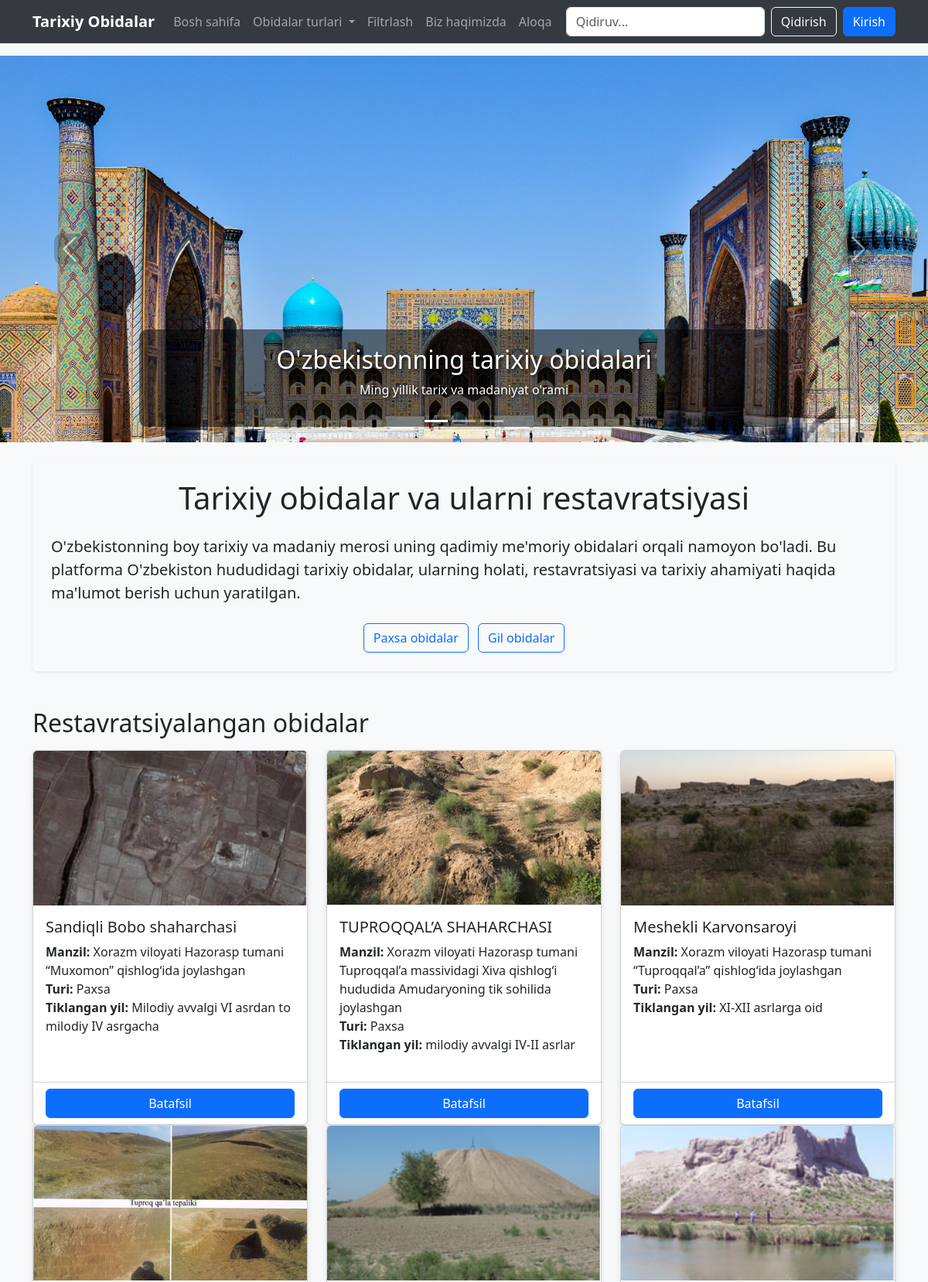
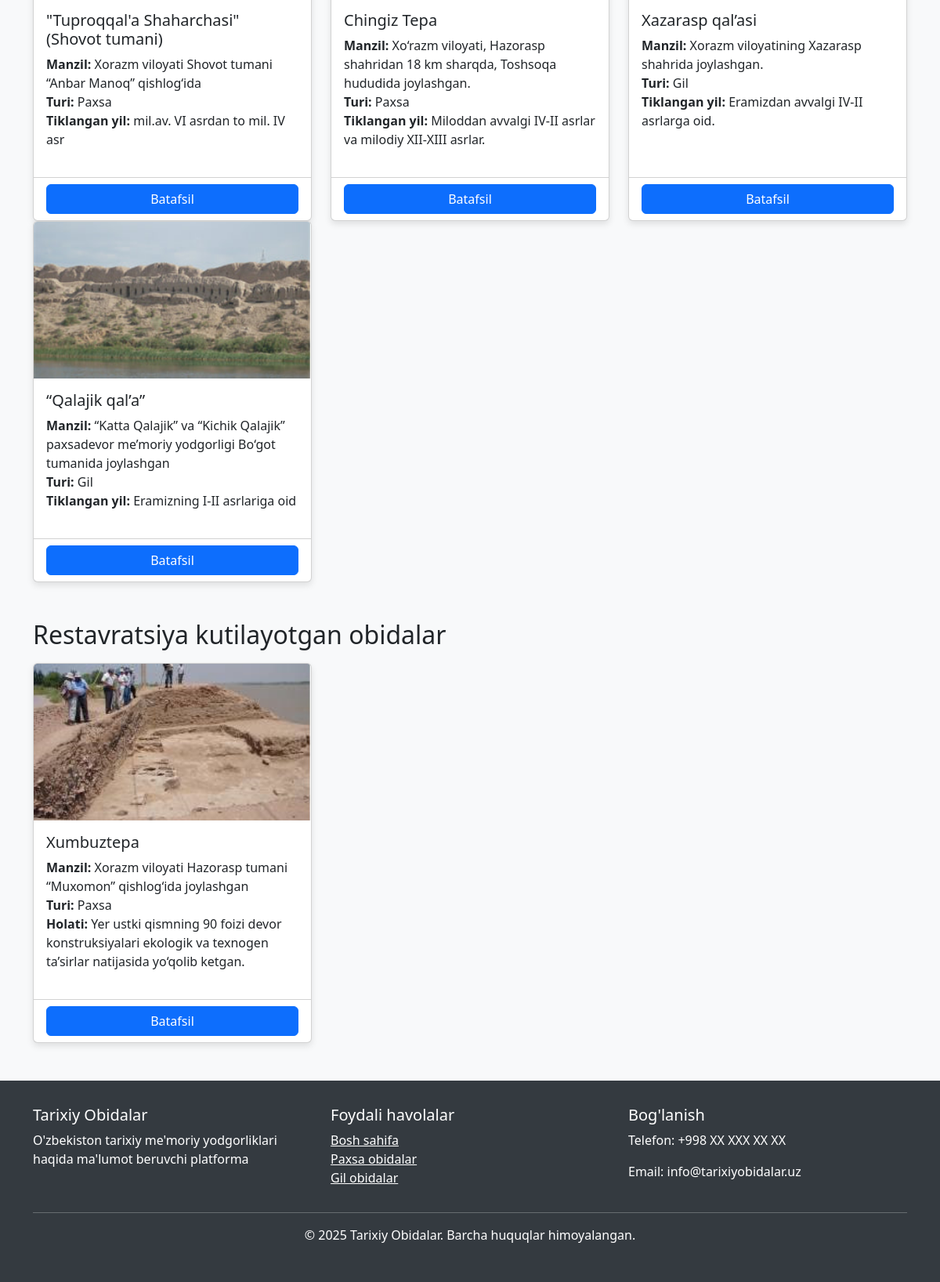
The page / on the database its author committed (2 pictures, top to bottom).
### tables this page shows
CREATE TABLE obidalar (
    id INTEGER PRIMARY KEY AUTOINCREMENT,
    nomi TEXT NOT NULL,
    tiklangan_yili TEXT,
    manzili TEXT,
    qurilish_materiallari TEXT,
    bosh_fasadi TEXT,
    olchamlari TEXT,
    tarixiy_malumot TEXT,
    texnik_holati TEXT,
    guruh TEXT CHECK(guruh IN ('Restavratsiyalangan', 'Restavratsiya kutilayotgan')),
    turi TEXT CHECK(turi IN ('Paxsa', 'Gil')),
    rasm_url TEXT,
    yaratilgan_sana TIMESTAMP DEFAULT CURRENT_TIMESTAMP,
    yangilangan_sana TIMESTAMP DEFAULT CURRENT_TIMESTAMP
);

### app.py (the view)
@app.route('/')
def index():
    conn = get_db_connection()
    obidalar = conn.execute('SELECT * FROM obidalar').fetchall()
    restavratsiyalangan = [obida for obida in obidalar if obida['guruh'] == 'Restavratsiyalangan']
    kutilayotgan = [obida for obida in obidalar if obida['guruh'] == 'Restavratsiya kutilayotgan']
    if 'user_id' in session:
        yangi_xabarlar = conn.execute('SELECT COUNT(*) FROM xabarlar WHERE oqilgan = 0').fetchone()[0]
        session['yangi_xabarlar'] = yangi_xabarlar
    conn.close()
    return render_template('index.html',
                           restavratsiyalangan=restavratsiyalangan,
                           kutilayotgan=kutilayotgan)

### app.py (called while the page is built)
def get_db_connection():
    conn = sqlite3.connect('obidalar.db')
    conn.row_factory = sqlite3.Row
    return conn

### templates/index.html (shortened to what this page needs)
{% extends "base.html" %}
{% block content %}
<div id="mainCarousel" class="carousel slide mb-4" data-bs-ride="carousel">
    <div class="carousel-indicators">
        <button type="button" data-bs-target="#mainCarousel" data-bs-slide-to="0" class="active"></button>
        <button type="button" data-bs-target="#mainCarousel" data-bs-slide-to="1"></button>
        <button type="button" data-bs-target="#mainCarousel" data-bs-slide-to="2"></button>
    </div>
    <div class="carousel-inner">
        <div class="carousel-item active">
            <img src="/static/images/carousel1.jpg" class="d-block w-100" alt="Tarixiy obidalar">
            <div class="carousel-caption d-none d-md-block">
                <h2>O'zbekistonning tarixiy obidalari</h2>
                <p>Ming yillik tarix va madaniyat o'rami</p>
            </div>
        </div>
    </div>
    <button class="carousel-control-prev" type="button" data-bs-target="#mainCarousel" data-bs-slide="prev">
        <span class="carousel-control-prev-icon" aria-hidden="true"></span>
    </button>
    <button class="carousel-control-next" type="button" data-bs-target="#mainCarousel" data-bs-slide="next">
        <span class="carousel-control-next-icon" aria-hidden="true"></span>
    </button>
</div>
<div class="container">
    <div class="row mb-5">
        <div class="col-12">
            <div class="p-4 bg-light rounded shadow-sm">
                <h1 class="text-center mb-4">Tarixiy obidalar va ularni restavratsiyasi</h1>
                <p class="lead">
                    O'zbekistonning boy tarixiy va madaniy merosi uning qadimiy me'moriy obidalari orqali namoyon bo'ladi.
                    Bu platforma O'zbekiston hududidagi tarixiy obidalar, ularning holati, restavratsiyasi va tarixiy ahamiyati
                    haqida ma'lumot berish uchun yaratilgan.
                </p>
                <div class="text-center mt-4">
                    <a href="{{ url_for('paxsa') }}" class="btn btn-outline-primary me-2">Paxsa obidalar</a>
                    <a href="{{ url_for('gil') }}" class="btn btn-outline-primary">Gil obidalar</a>
                </div>
            </div>
        </div>
    </div>
    <h2 class="mb-3">Restavratsiyalangan obidalar</h2>
    <div class="row mb-5">
        {% for obida in restavratsiyalangan %}
            <div class="col-md-4">
                <div class="card h-100">
                    {% if obida.rasm_url %}
                        <img src="{{ obida.rasm_url }}" class="card-img-top" alt="{{ obida.nomi }}" style="height: 200px; object-fit: cover;">
                    {% else %}
                        <img src="/static/images/no-image.jpg" class="card-img-top" alt="Rasm yo'q" style="height: 200px; object-fit: cover;">
                    {% endif %}
                    <div class="card-body">
                        <h5 class="card-title">{{ obida.nomi }}</h5>
                        <p class="card-text">
                            <strong>Manzil:</strong> {{ obida.manzili }}<br>
                            <strong>Turi:</strong> {{ obida.turi }}<br>
                            <strong>Tiklangan yil:</strong> {{ obida.tiklangan_yili or 'Ma\'lumot yo\'q' }}
                        </p>
                    </div>
                    <div class="card-footer bg-transparent">
                        <a href="{{ url_for('obida_view', id=obida.id) }}" class="btn btn-primary w-100">Batafsil</a>
                    </div>
                </div>
            </div>
        {% else %}
            <div class="col-12">
                <div class="alert alert-info">
                    Hozircha restavratsiyalangan obidalar ro'yxatga olinmagan.
                </div>
            </div>
        {% endfor %}
    </div>
    <h2 class="mb-3">Restavratsiya kutilayotgan obidalar</h2>
    <div class="row">
        {% for obida in kutilayotgan %}
            <div class="col-md-4">
                <div class="card h-100">
                    {% if obida.rasm_url %}
                        <img src="{{ obida.rasm_url }}" class="card-img-top" alt="{{ obida.nomi }}" style="height: 200px; object-fit: cover;">
                    {% else %}
                        <img src="/static/images/no-image.jpg" class="card-img-top" alt="Rasm yo'q" style="height: 200px; object-fit: cover;">
                    {% endif %}
                    <div class="card-body">
                        <h5 class="card-title">{{ obida.nomi }}</h5>
                        <p class="card-text">
                            <strong>Manzil:</strong> {{ obida.manzili }}<br>
                            <strong>Turi:</strong> {{ obida.turi }}<br>
                            <strong>Holati:</strong> {{ obida.texnik_holati }}
                        </p>
                    </div>
                    <div class="card-footer bg-transparent">
                        <a href="{{ url_for('obida_view', id=obida.id) }}" class="btn btn-primary w-100">Batafsil</a>
                    </div>
                </div>
            </div>
        {% else %}
            <div class="col-12">
                <div class="alert alert-info">
                    Hozircha restavratsiya kutilayotgan obidalar ro'yxatga olinmagan.
                </div>
            </div>
        {% endfor %}
    </div>
</div>
{% endblock %}

### templates/base.html (shortened to what this page needs)
<!DOCTYPE html>
<html lang="uz">
<head>
    <link href="https://cdn.jsdelivr.net/npm/bootstrap@5.3.0-alpha1/dist/css/bootstrap.min.css" rel="stylesheet">
</head>
<body>
    <nav class="navbar navbar-expand-lg navbar-dark sticky-top">
        <div class="container">
            <a class="navbar-brand" href="{{ url_for('index') }}">Tarixiy Obidalar</a>
            <div class="collapse navbar-collapse" id="navbarNav">
                <ul class="navbar-nav me-auto">
                    <li class="nav-item">
                        <a class="nav-link" href="{{ url_for('index') }}">Bosh sahifa</a>
                    </li>
                    <li class="nav-item dropdown">
                        <a class="nav-link dropdown-toggle" href="#" role="button" data-bs-toggle="dropdown">
                            Obidalar turlari
                        </a>
                    </li>
                    <li class="nav-item">
                        <a class="nav-link" href="{{ url_for('filtr') }}">Filtrlash</a>
                    </li>
                    <li class="nav-item">
                        <a class="nav-link" href="{{ url_for('biz_haqimizda') }}">Biz haqimizda</a>
                    </li>
                    <li class="nav-item">
                        <a class="nav-link" href="{{ url_for('aloqa') }}">Aloqa</a>
                    </li>
                </ul>
                <form class="d-flex me-2" action="{{ url_for('qidiruv') }}" method="get">
                    <input class="form-control me-2" type="search" name="q" placeholder="Qidiruv..."
                        aria-label="Search">
                    <button class="btn btn-outline-light" type="submit">Qidirish</button>
                </form>
                <div class="navbar-nav">
                    {% if session.get('user_id') %}
                    <div class="dropdown">
                        <button class="btn btn-primary dropdown-toggle" type="button" data-bs-toggle="dropdown">
                            {{ session.get('username') }}
                        </button>
                        <ul class="dropdown-menu dropdown-menu-end">
                            <li><a class="dropdown-item" href="{{ url_for('admin_panel') }}">Admin panel</a></li>
                            <li><a class="dropdown-item" href="{{ url_for('admin_xabarlar') }}">
                                    Xabarlar
                                    {% if session.get('yangi_xabarlar', 0) > 0 %}
                                    <span class="badge bg-danger">{{ session.get('yangi_xabarlar') }}</span>
                                    {% endif %}
                                </a></li>
                            {% if session.get('is_superadmin') %}
                            <li><a class="dropdown-item" href="{{ url_for('superadmin_panel') }}">Super Admin</a></li>
                            {% endif %}
                            <li>
                                <hr class="dropdown-divider">
                            </li>
                            <li><a class="dropdown-item" href="{{ url_for('logout') }}">Chiqish</a></li>
                        </ul>
                    </div>
                    {% else %}
                    <a class="btn btn-primary" href="{{ url_for('login') }}">Kirish</a>
                    {% endif %}
                </div>
            </div>
        </div>
    </nav>
    <main>
        {% block content %}{% endblock %}
    </main>
    <footer class="footer">
        <div class="container">
            <div class="row">
                <div class="col-md-4">
                    <h5>Tarixiy Obidalar</h5>
                    <p>O'zbekiston tarixiy me'moriy yodgorliklari haqida ma'lumot beruvchi platforma</p>
                </div>
                <div class="col-md-4">
                    <h5>Foydali havolalar</h5>
                    <ul class="list-unstyled">
                        <li><a href="{{ url_for('index') }}" class="text-white">Bosh sahifa</a></li>
                        <li><a href="{{ url_for('paxsa') }}" class="text-white">Paxsa obidalar</a></li>
                        <li><a href="{{ url_for('gil') }}" class="text-white">Gil obidalar</a></li>
                    </ul>
                </div>
                <div class="col-md-4">
                    <h5>Bog'lanish</h5>
                    <address>
                        <p>Telefon: +998 XX XXX XX XX</p>
                        <p>Email: info@tarixiyobidalar.uz</p>
                    </address>
                </div>
            </div>
            <hr>
            <div class="text-center">
                <p>© 2025 Tarixiy Obidalar. Barcha huquqlar himoyalangan.</p>
            </div>
        </div>
    </footer>
</body>
</html>

### templates/base.html (style rules this page uses)
body { font-family: 'Segoe UI', Tahoma, Geneva, Verdana, sans-serif; background-color: #f8f9fa; }
.navbar { background-color: #343a40; }
.navbar-brand { font-weight: bold; color: #fff; }
.card { transition: transform 0.3s; margin-bottom: 20px; box-shadow: 0 4px 8px rgba(0, 0, 0, 0.1); }
.carousel-item img { height: 500px; object-fit: cover; }
.carousel-control-prev-icon, .carousel-control-next-icon { background-color: rgba(0, 0, 0, 0.4); padding: 20px; border-radius: 10px; }
.carousel-caption { background-color: rgba(0, 0, 0, 0.5); padding: 20px; border-radius: 10px; }
.carousel-caption h2, .carousel-caption p { color: #fff; text-shadow: 2px 2px 4px rgba(0, 0, 0, 0.8); }
.footer { background-color: #343a40; color: white; padding: 2rem 0; margin-top: 3rem; }

### rows shown on the page
obidalar: rasm_url (picture), nomi "Sandiqli Bobo shaharchasi", manzili "Xorazm viloyati Hazorasp tumani “Muxomon” qishlogʻida joylashgan", turi "Paxsa", tiklangan_yili "Milodiy avvalgi VI asrdan to milodiy IV asrgacha"
obidalar: rasm_url (picture), nomi "TUPROQQAL’A SHAHARCHASI", manzili "Xorazm viloyati Hazorasp tumani Tuproqqal’a massividagi Xiva qishlog‘i hududida Amudaryoning tik sohilida joylashgan", turi "Paxsa", tiklangan_yili "milodiy avvalgi IV-II asrlar"
obidalar: rasm_url (picture), nomi "Meshekli Karvonsaroyi", manzili "Xorazm viloyati Hazorasp tumani “Tuproqqal’a” qishlog‘ida joylashgan", turi "Paxsa", tiklangan_yili "XI-XII asrlarga oid"
obidalar: rasm_url (picture), nomi "\"Tuproqqal'a Shaharchasi\" (Shovot tumani)", manzili "Xorazm viloyati Shovot tumani “Anbar Manoq” qishlog‘ida", turi "Paxsa", tiklangan_yili "mil.av. VI asrdan to mil. IV asr"
obidalar: rasm_url (picture), nomi "Chingiz Tepa", manzili "Xo‘razm viloyati, Hazorasp shahridan 18 km sharqda, Toshsoqa hududida joylashgan.", turi "Paxsa", tiklangan_yili "Miloddan avvalgi IV-II asrlar va milodiy XII-XIII asrlar."
obidalar: rasm_url (picture), nomi "Xazarasp qal’asi", manzili "Xorazm viloyatining Xazarasp shahrida joylashgan.", turi "Gil", tiklangan_yili "Eramizdan avvalgi IV-II asrlarga oid."
obidalar: rasm_url (picture), nomi "“Qalajik qal’a”", manzili "“Katta Qalajik” va “Kichik Qalajik” paxsadevor me’moriy yodgorligi Bo‘got tumanida joylashgan", turi "Gil", tiklangan_yili "Eramizning I-II asrlariga oid"
obidalar: rasm_url (picture), nomi "Xumbuztepa", manzili "Xorazm viloyati Hazorasp tumani “Muxomon” qishlog‘ida joylashgan", turi "Paxsa", texnik_holati "Yer ustki qismning 90 foizi devor konstruksiyalari ekologik va texnogen ta’sirlar natijasida yo‘qolib ketgan."
